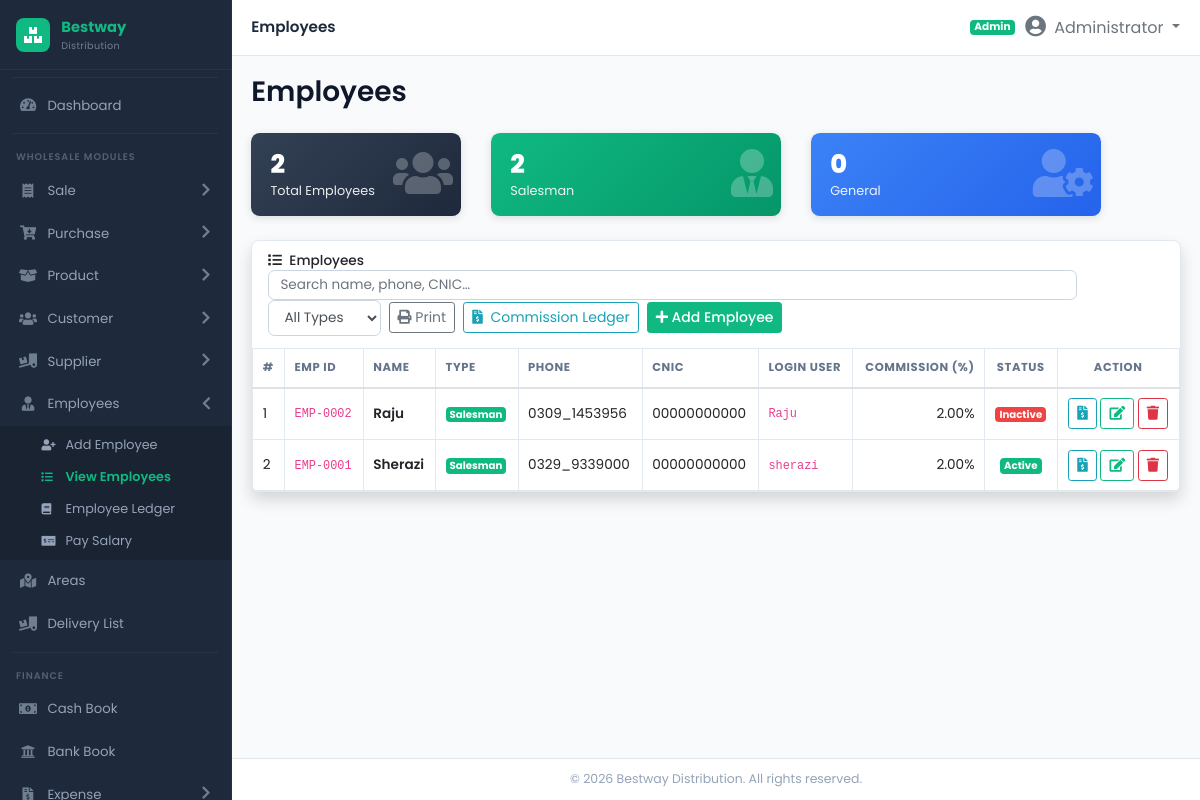
Page /modules/employees/index.php (signed in) on the committed database.
### tables this page shows
CREATE TABLE IF NOT EXISTS `employees` (
  `id` INT AUTO_INCREMENT PRIMARY KEY,
  `user_id` INT NULL,
  `emp_code` VARCHAR(50) NULL,
  `full_name` VARCHAR(100) NOT NULL,
  `employee_type` ENUM('general', 'salesman') NOT NULL DEFAULT 'salesman',
  `phone` VARCHAR(20) NULL,
  `area` VARCHAR(255) NULL,
  `cnic` VARCHAR(30) NULL,
  `address` VARCHAR(255) NULL,
  `joining_date` DATE NULL,
  `salary` DECIMAL(12,2) DEFAULT 0.00,
  `commission_rate` DECIMAL(5,2) NOT NULL DEFAULT 0.00,
  `status` TINYINT(1) DEFAULT 1,
  `created_at` DATE NOT NULL,
  `updated_at` DATE NULL,
  INDEX (`user_id`),
  INDEX (`employee_type`),
  INDEX (`status`),
  FOREIGN KEY (`user_id`) REFERENCES `users` (`id`) ON DELETE SET NULL
);

CREATE TABLE IF NOT EXISTS `users` (
  `id` INT AUTO_INCREMENT PRIMARY KEY,
  `username` VARCHAR(100) NOT NULL UNIQUE,
  `password` VARCHAR(255) NOT NULL,
  `full_name` VARCHAR(150) NOT NULL,
  `role` ENUM('Admin', 'Manager', 'Accountant', 'Operator', 'salesman') DEFAULT 'Admin',
  `email` VARCHAR(100) NULL,
  `phone` VARCHAR(50) NULL,
  `status` ENUM('Active', 'Inactive') DEFAULT 'Active',
  `last_login` DATETIME NULL,
  `created_at` DATE NULL
);

### includes/functions.php (called while the page is built, shortened)
<?php
if (!function_exists('countRows')) {
    function countRows($table, $col = null, $val = null) {
        global $pdo;
        if ($col && $val !== null) {
            $stmt = $pdo->prepare("SELECT COUNT(*) FROM `$table` WHERE `$col` = ?");
            $stmt->execute([$val]);
        } else {
            $stmt = $pdo->query("SELECT COUNT(*) FROM `$table`");
        }
        return (int)$stmt->fetchColumn();
    }
}

### modules/employees/index.php (the view, shortened to what this page needs)
<?php
require_once dirname(__DIR__, 2) . '/includes/functions.php';
require_once dirname(__DIR__, 2) . '/config/database.php';
$types = ['salesman' => 'Salesman', 'general' => 'General'];
$where = ''; $params = [];
try {
    $sql = "SELECT e.*, u.username AS login_username
            FROM employees e
            LEFT JOIN users u ON e.user_id = u.id
            $where ORDER BY e.employee_type, e.full_name";
    $stmt = $pdo->prepare($sql); $stmt->execute($params);
    $employees = $stmt->fetchAll();
    $counts = [
        'salesman' => countRows('employees', 'employee_type', 'salesman'),
        'general'  => countRows('employees', 'employee_type', 'general'),
    ];
} catch (Exception $e) {
    $employees = []; $counts = ['salesman'=>0,'general'=>0];
}
$total = array_sum($counts);
require_once dirname(__DIR__, 2) . '/includes/header.php';
?>
<div class="row mb-3">
  <div class="col-md-3 col-6 mb-2">
    <a href="index.php" class="text-decoration-none">
      <div class="small-box bg-slate">
        <div class="inner"><h3><?= $total ?></h3><p>Total Employees</p></div>
        <div class="icon"><i class="fas fa-users"></i></div>
      </div>
    </a>
  </div>
  <div class="col-md-4 col-sm-6 mb-2">
    <a href="index.php?type=salesman" class="text-decoration-none">
      <div class="small-box bg-emerald">
        <div class="inner"><h3><?= $counts['salesman'] ?></h3><p>Salesman</p></div>
        <div class="icon"><i class="fas fa-user-tie"></i></div>
      </div>
    </a>
  </div>
  <div class="col-md-4 col-sm-6 mb-2">
    <a href="index.php?type=general" class="text-decoration-none">
      <div class="small-box bg-blue">
        <div class="inner"><h3><?= $counts['general'] ?></h3><p>General</p></div>
        <div class="icon"><i class="fas fa-user-cog"></i></div>
      </div>
    </a>
  </div>
</div>
<div class="card shadow">
  <div class="card-header d-flex align-items-center justify-content-between flex-wrap d-print-none">
    <h6 class="mb-0"><i class="fas fa-list mr-1"></i> Employees <?= $type && isset($types[$type]) ? '— ' . $types[$type] : '' ?></h6>
    <div class="d-flex flex-wrap align-items-center mt-2 mt-md-0">
      <input type="text" id="empSearch" class="form-control form-control-sm mr-2" style="min-width:200px;" placeholder="Search name, phone, CNIC…" autocomplete="off">
      <form method="get" class="form-inline mb-0 mr-2">
        <select name="type" class="form-control form-control-sm" onchange="this.form.submit()">
          <option value="">All Types</option>
        </select>
      </form>
      <button class="btn btn-sm btn-outline-secondary mr-2" onclick="window.print()"><i class="fas fa-print"></i> Print</button>
      <a href="ledger.php" class="btn btn-sm btn-outline-info mr-2"><i class="fas fa-file-invoice-dollar mr-1"></i> Commission Ledger</a>
      <a href="create.php" class="btn btn-sm btn-primary"><i class="fas fa-plus"></i> Add Employee</a>
    </div>
  </div>
  <div class="card-body p-0">
    <div class="table-responsive">
      <table class="table table-bordered table-hover mb-0" id="employeesTable">
        <thead>
          <tr>
            <th>#</th>
            <th>Emp ID</th>
            <th>Name</th>
            <th>Type</th>
            <th>Phone</th>
            <th>CNIC</th>
            <th>Login User</th>
            <th class="text-right">Commission (%)</th>
            <th class="text-center">Status</th>
            <th class="text-center d-print-none">Action</th>
          </tr>
        </thead>
        <tbody>
          <?php if (empty($employees)): ?>
            <tr><td colspan="10" class="text-center text-muted py-4">No employees found. <a href="create.php">Add your first employee</a>.</td></tr>
          <?php else: $i = 1; foreach ($employees as $e): ?>
            <tr>
              <td><?= $i++ ?></td>
              <td><code><?= htmlspecialchars($e['emp_code'] ?? '-') ?></code></td>
              <td class="font-weight-bold"><?= htmlspecialchars($e['full_name']) ?></td>
              <td>
                <?php if ($e['employee_type'] == 'salesman'): ?><span class="badge badge-success">Salesman</span>
                <?php else: ?><span class="badge badge-secondary">General</span>
                <?php endif; ?>
              </td>
              <td><?= htmlspecialchars($e['phone'] ?: '-') ?></td>
              <td><?= htmlspecialchars($e['cnic'] ?: '-') ?></td>
              <td><?= $e['login_username'] ? '<code>' . htmlspecialchars($e['login_username']) . '</code>' : '<span class="text-muted">No login</span>' ?></td>
              <td class="text-right"><?= number_format((float)($e['commission_rate'] ?? 0), 2) ?>%</td>
              <td class="text-center">
                <?php if ($e['status']): ?>
                  <span class="badge badge-success">Active</span>
                <?php else: ?>
                  <span class="badge badge-danger">Inactive</span>
                <?php endif; ?>
              </td>
              <td class="text-center d-print-none">
                <a href="ledger.php?emp_id=<?= $e['id'] ?>" class="btn btn-sm btn-outline-info" title="View Commission & Ledger"><i class="fas fa-file-invoice-dollar"></i></a>
                <a href="edit.php?id=<?= $e['id'] ?>" class="btn btn-sm btn-outline-primary" title="Edit"><i class="fas fa-edit"></i></a>
                <a href="delete.php?id=<?= $e['id'] ?>" class="btn btn-sm btn-outline-danger" onclick="return confirm('Delete this employee?');" title="Delete"><i class="fas fa-trash"></i></a>
              </td>
            </tr>
          <?php endforeach; endif; ?>
        </tbody>
      </table>
    </div>
  </div>
</div>
<?php require_once dirname(__DIR__, 2) . '/includes/footer.php'; ?>

### assets/css/style.css (style rules this page uses)
:root { --sidebar-bg: #1e293b; --sidebar-hover: #334155; --sidebar-active: #10b981; --sidebar-active-bg: rgba(16, 185, 129, 0.12); --sidebar-text: #94a3b8; --sidebar-text-hover: #ffffff; --sidebar-width: 232px; --primary: #10b981; --primary-dark: #059669; --secondary: #6366f1; --success: #10b981; --info: #0ea5e9; --warning: #f59e0b; --danger: #ef4444; --body-bg: #f8fafc; --card-bg: #ffffff; --card-shadow: 0 1px 2px rgba(0,0,0,0.05), 0 1px 3px rgba(0,0,0,0.08); --topbar-height: 56px; --sidebar-radius: 10px; }
* { margin: 0; padding: 0; box-sizing: border-box; }
body { font-family: 'Poppins', 'Inter', 'Segoe UI', system-ui, -apple-system, sans-serif; background: var(--body-bg); overflow-x: hidden; font-size: 14px; }
.card { border: 1px solid #e2e8f0; box-shadow: var(--card-shadow); border-radius: 0.5rem; background: var(--card-bg); }
.card-header { background: #fff; border-bottom: 1px solid #e2e8f0; padding: 0.75rem 1rem; font-weight: 600; border-radius: 0.5rem 0.5rem 0 0 !important; }
.card-header h6 { font-size: 0.85rem; margin: 0; }
.btn-primary { background: var(--primary); border-color: var(--primary); color: #fff; font-weight: 500; }
.btn-outline-primary { color: var(--primary); border-color: var(--primary); background: transparent; }
.badge-success { background: var(--success); color: #fff; }
.badge-danger { background: var(--danger); color: #fff; }
.table { margin-bottom: 0; }
.table th { font-size: 0.72rem; font-weight: 700; text-transform: uppercase; letter-spacing: 0.05em; color: #64748b; border-top: none; border-bottom: 2px solid #e2e8f0; white-space: nowrap; padding: 0.65rem 0.6rem; }
.table td { vertical-align: middle; font-size: 0.85rem; padding: 0.6rem 0.6rem; border-color: #f1f5f9; }
.table-bordered th, .table-bordered td { border-color: #e2e8f0; }
.table tbody tr { transition: background 0.15s; }
.form-control, .form-select { border-radius: 0.4rem; border-color: #cbd5e1; font-size: 0.85rem; padding: 0.5rem 0.7rem; transition: border-color 0.2s, box-shadow 0.2s; }
select.form-control, select.form-select { height: auto; padding-top: 0.4rem; padding-bottom: 0.4rem; }
.font-weight-bold { font-weight: 600 !important; }
.shadow { box-shadow: var(--card-shadow); }
.small-box { border-radius: 0.55rem; color: #fff; position: relative; overflow: hidden; box-shadow: 0 2px 8px rgba(0,0,0,0.12); padding: 1rem 1.2rem; transition: transform 0.2s; }
.small-box h3 { font-weight: 800; font-size: 1.6rem; margin-bottom: 0.1rem; }
.small-box p { margin: 0; font-size: 0.8rem; opacity: 0.9; }
.small-box .icon { position: absolute; right: 0.5rem; top: 50%; transform: translateY(-50%); font-size: 3rem; opacity: 0.25; }
.bg-slate { background: linear-gradient(135deg, #334155, #1e293b); }
.bg-emerald { background: linear-gradient(135deg, #10b981, #059669); }
.bg-blue { background: linear-gradient(135deg, #3b82f6, #2563eb); }

### rows in the picture
employees: emp_code "EMP-0002", full_name "Raju", employee_type "Salesman", phone "0309_1453956", cnic "00000000000", user.username "Raju", commission_rate "2.00", status "Inactive"
employees: emp_code "EMP-0001", full_name "Sherazi", employee_type "Salesman", phone "0329_9339000", cnic "00000000000", user.username "sherazi", commission_rate "2.00", status "Active"

### other values in the picture
$page_title "Employees"
roleLabel($_SESSION['user_role'] ?? 'Admin') "Admin"
$_SESSION['user_fullname'] "Administrator"
$total "2"
$counts['salesman'] "2"
$counts['general'] "0"
